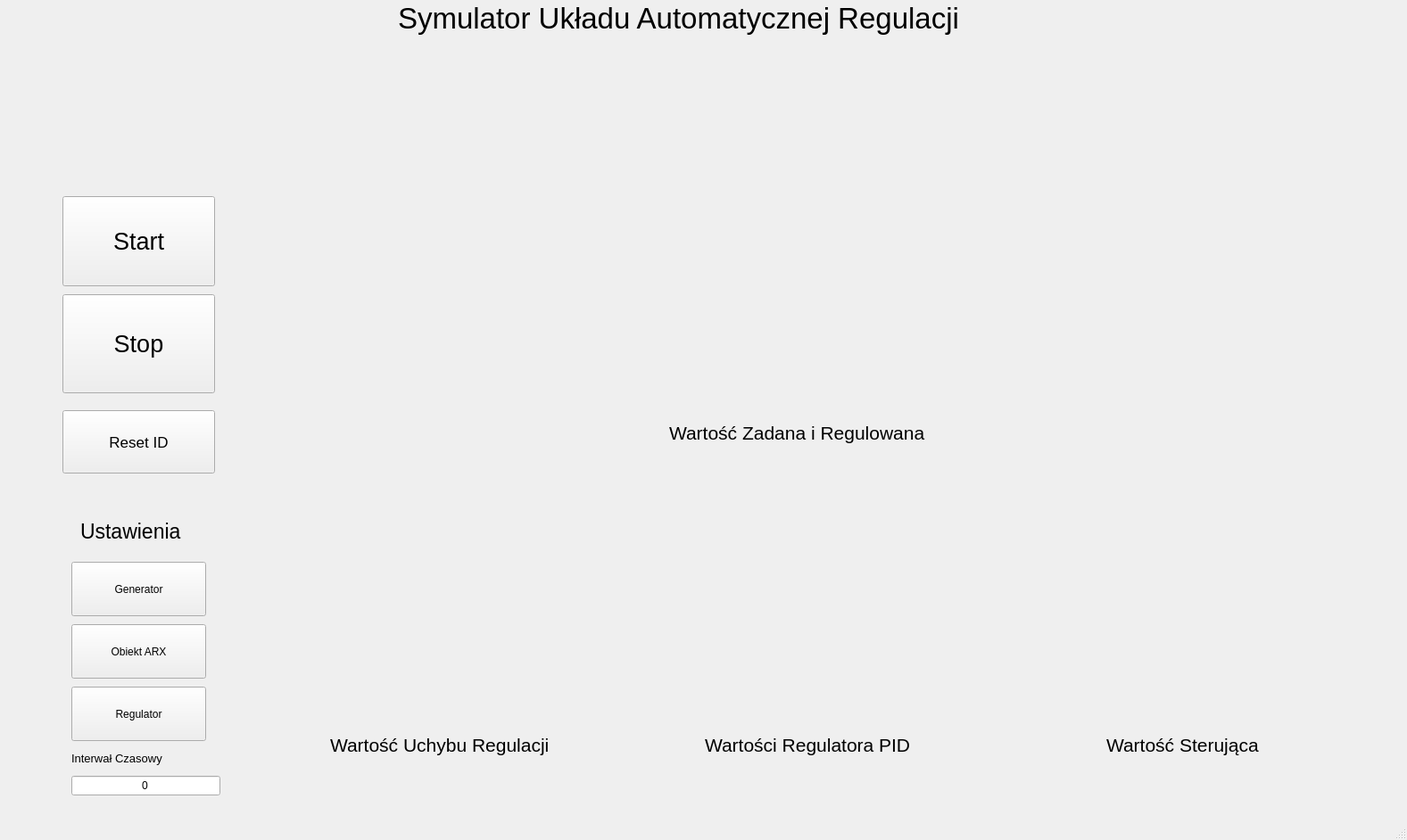
<?xml version="1.0" encoding="UTF-8"?>
<ui version="4.0">
 <class>MainWindow</class>
 <widget class="QMainWindow" name="MainWindow">
  <property name="geometry">
   <rect>
    <x>0</x>
    <y>0</y>
    <width>1577</width>
    <height>942</height>
   </rect>
  </property>
  <property name="windowTitle">
   <string>MainWindow</string>
  </property>
  <widget class="QWidget" name="centralwidget">
   <widget class="QLabel" name="label_21">
    <property name="geometry">
     <rect>
      <x>750</x>
      <y>460</y>
      <width>311</width>
      <height>51</height>
     </rect>
    </property>
    <property name="font">
     <font>
      <pointsize>16</pointsize>
     </font>
    </property>
    <property name="text">
     <string>Wartość Zadana i Regulowana</string>
    </property>
   </widget>
   <widget class="QLabel" name="label_22">
    <property name="geometry">
     <rect>
      <x>370</x>
      <y>810</y>
      <width>281</width>
      <height>51</height>
     </rect>
    </property>
    <property name="font">
     <font>
      <pointsize>16</pointsize>
     </font>
    </property>
    <property name="text">
     <string>Wartość Uchybu Regulacji</string>
    </property>
   </widget>
   <widget class="QLabel" name="label_23">
    <property name="geometry">
     <rect>
      <x>790</x>
      <y>810</y>
      <width>251</width>
      <height>51</height>
     </rect>
    </property>
    <property name="font">
     <font>
      <pointsize>16</pointsize>
     </font>
    </property>
    <property name="text">
     <string>Wartości Regulatora PID</string>
    </property>
   </widget>
   <widget class="QLabel" name="label_24">
    <property name="geometry">
     <rect>
      <x>110</x>
      <y>-30</y>
      <width>1301</width>
      <height>101</height>
     </rect>
    </property>
    <property name="sizePolicy">
     <sizepolicy hsizetype="Fixed" vsizetype="Fixed">
      <horstretch>0</horstretch>
      <verstretch>0</verstretch>
     </sizepolicy>
    </property>
    <property name="baseSize">
     <size>
      <width>0</width>
      <height>0</height>
     </size>
    </property>
    <property name="font">
     <font>
      <pointsize>25</pointsize>
      <italic>false</italic>
      <underline>false</underline>
     </font>
    </property>
    <property name="text">
     <string>Symulator Układu Automatycznej Regulacji</string>
    </property>
    <property name="alignment">
     <set>Qt::AlignmentFlag::AlignCenter</set>
    </property>
   </widget>
   <widget class="QPushButton" name="pushButton">
    <property name="geometry">
     <rect>
      <x>70</x>
      <y>220</y>
      <width>171</width>
      <height>101</height>
     </rect>
    </property>
    <property name="font">
     <font>
      <pointsize>20</pointsize>
     </font>
    </property>
    <property name="text">
     <string>Start</string>
    </property>
   </widget>
   <widget class="QPushButton" name="pushButton_2">
    <property name="geometry">
     <rect>
      <x>70</x>
      <y>330</y>
      <width>171</width>
      <height>111</height>
     </rect>
    </property>
    <property name="font">
     <font>
      <pointsize>20</pointsize>
     </font>
    </property>
    <property name="text">
     <string>Stop</string>
    </property>
   </widget>
   <widget class="QPushButton" name="pushButton_3">
    <property name="geometry">
     <rect>
      <x>70</x>
      <y>460</y>
      <width>171</width>
      <height>71</height>
     </rect>
    </property>
    <property name="font">
     <font>
      <pointsize>13</pointsize>
     </font>
    </property>
    <property name="text">
     <string>Reset ID</string>
    </property>
   </widget>
   <widget class="QWidget" name="wykresWarZad" native="true">
    <property name="geometry">
     <rect>
      <x>370</x>
      <y>110</y>
      <width>931</width>
      <height>351</height>
     </rect>
    </property>
   </widget>
   <widget class="QWidget" name="WykUchyb" native="true">
    <property name="geometry">
     <rect>
      <x>370</x>
      <y>540</y>
      <width>311</width>
      <height>251</height>
     </rect>
    </property>
   </widget>
   <widget class="QWidget" name="WykPID" native="true">
    <property name="geometry">
     <rect>
      <x>790</x>
      <y>540</y>
      <width>311</width>
      <height>251</height>
     </rect>
    </property>
   </widget>
   <widget class="QPushButton" name="UstawieniaGeneratora">
    <property name="geometry">
     <rect>
      <x>80</x>
      <y>630</y>
      <width>151</width>
      <height>61</height>
     </rect>
    </property>
    <property name="text">
     <string>Generator</string>
    </property>
   </widget>
   <widget class="QPushButton" name="UstawieniaRegulatora">
    <property name="geometry">
     <rect>
      <x>80</x>
      <y>770</y>
      <width>151</width>
      <height>61</height>
     </rect>
    </property>
    <property name="text">
     <string>Regulator</string>
    </property>
   </widget>
   <widget class="QPushButton" name="UstawieniaObiektuARX">
    <property name="geometry">
     <rect>
      <x>80</x>
      <y>700</y>
      <width>151</width>
      <height>61</height>
     </rect>
    </property>
    <property name="text">
     <string>Obiekt ARX</string>
    </property>
   </widget>
   <widget class="QLabel" name="label_26">
    <property name="geometry">
     <rect>
      <x>90</x>
      <y>580</y>
      <width>161</width>
      <height>31</height>
     </rect>
    </property>
    <property name="font">
     <font>
      <pointsize>17</pointsize>
     </font>
    </property>
    <property name="text">
     <string>Ustawienia</string>
    </property>
   </widget>
   <widget class="QLabel" name="label_25">
    <property name="geometry">
     <rect>
      <x>80</x>
      <y>840</y>
      <width>167</width>
      <height>21</height>
     </rect>
    </property>
    <property name="font">
     <font>
      <pointsize>10</pointsize>
     </font>
    </property>
    <property name="text">
     <string>Interwał Czasowy</string>
    </property>
   </widget>
   <widget class="QLineEdit" name="Interwal">
    <property name="geometry">
     <rect>
      <x>80</x>
      <y>870</y>
      <width>167</width>
      <height>22</height>
     </rect>
    </property>
    <property name="text">
     <string>0</string>
    </property>
    <property name="alignment">
     <set>Qt::AlignmentFlag::AlignCenter</set>
    </property>
   </widget>
   <widget class="QWidget" name="WykSter" native="true">
    <property name="geometry">
     <rect>
      <x>1180</x>
      <y>540</y>
      <width>311</width>
      <height>251</height>
     </rect>
    </property>
   </widget>
   <widget class="QLabel" name="label_27">
    <property name="geometry">
     <rect>
      <x>1240</x>
      <y>810</y>
      <width>251</width>
      <height>51</height>
     </rect>
    </property>
    <property name="font">
     <font>
      <pointsize>16</pointsize>
     </font>
    </property>
    <property name="text">
     <string>Wartość Sterująca</string>
    </property>
   </widget>
  </widget>
  <widget class="QMenuBar" name="menubar">
   <property name="geometry">
    <rect>
     <x>0</x>
     <y>0</y>
     <width>1577</width>
     <height>22</height>
    </rect>
   </property>
  </widget>
  <widget class="QStatusBar" name="statusbar"/>
 </widget>
 <resources/>
 <connections/>
</ui>
